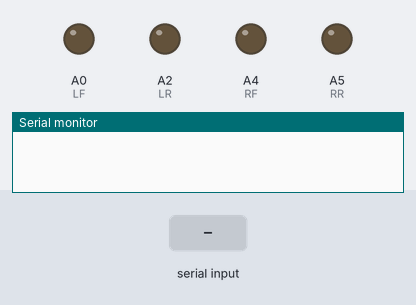
This sketch was run on a simulated Arduino Uno, built with avr-gcc and run on an emulated ATmega328P. On the bench: output pins drawn as LEDs (lit = HIGH), the last lines printed to the serial monitor. The test bench sets the inputs (shaded band).

Above: at 1.2 s.
1.3 s: "F" received over Serial
At 2.5 s:
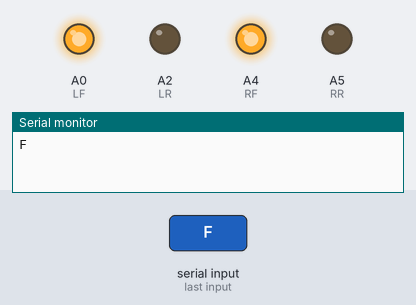
2.8 s: "B" received over Serial
At 3.8 s:
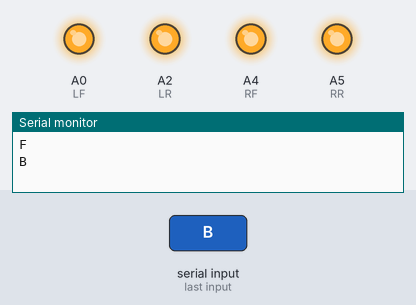
Timing chart, 0 to 5.8 s (numbered marks = the images above; inputs shaded):
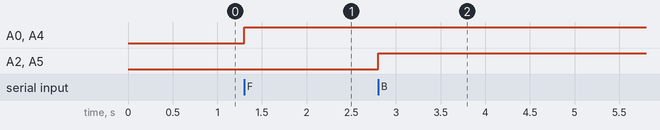

The sketch:

bluetoothcar.ino
```cpp
#define LF A0
#define LR A2
#define RF A4
#define RR A5
char t;

void setup() {
pinMode(A0,OUTPUT);   //left motors forward
pinMode(A2,OUTPUT);   //left motors reverse
pinMode(A4,OUTPUT);   //right motors forward
pinMode(A5,OUTPUT);   //right motors reverse
//Led
Serial.begin(9600);

}

void loop() {
if(Serial.available()){
  t = Serial.read();
  Serial.println(t);
}

if(t == 'F'){            //move forward(all motors rotate in forward direction)
  digitalWrite(LF,HIGH);
  digitalWrite(RF,HIGH);
}

else if(t == 'B'){      //move reverse (all motors rotate in reverse direction)
  digitalWrite(LR,HIGH);
  digitalWrite(RR,HIGH);
}

else if(t == 'L'){      //turn right (left side motors rotate in forward direction, right side motors doesn't rotate)
  digitalWrite(LF,HIGH);
}

else if(t == 'R'){      //turn left (right side motors rotate in forward direction, left side motors doesn't rotate)
  digitalWrite(RF,HIGH);
}

else if(t == 'W'){    //turn led on or off)
  digitalWrite(9,HIGH);
}
else if(t == 'w'){
  digitalWrite(9,LOW);
}

else if(t == 'S'){      //STOP (all motors stop)
  digitalWrite(LF,LOW);
  digitalWrite(LR,LOW);
  digitalWrite(RF,LOW);
  digitalWrite(RR,LOW);
}
//delay(100);
}
```

Measured:
- after the input at 1.3 s, A0 (LF), A4 (RF): LOW → HIGH at once
- after the input at 2.8 s, A2 (LR), A5 (RR): LOW → HIGH at once
